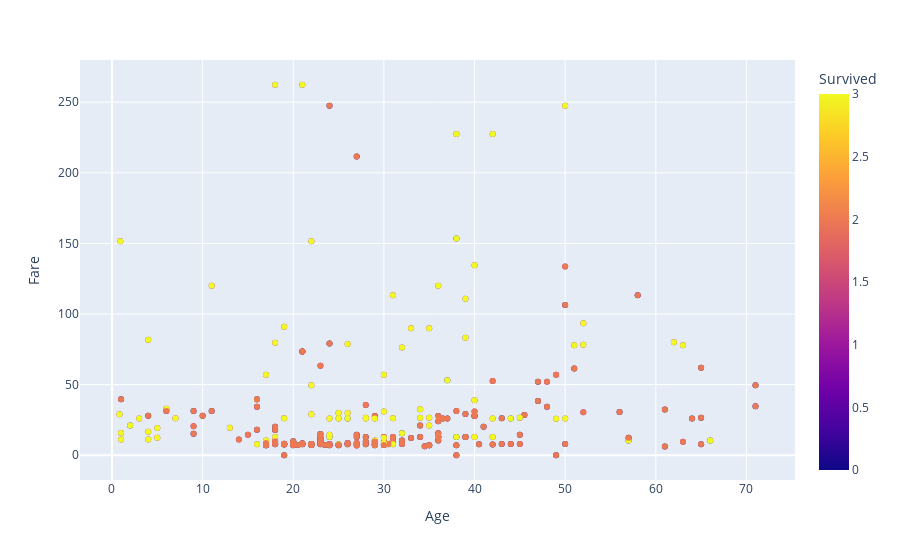

Notebook code cell kept with this figure:
### Code cell
# Je remets le graphe précédent
fig = px.scatter(df_graph, x="Age", y="Fare", color="Survived")
fig.show()

### Figure 1 — Plotly figure (JSON) as saved in the notebook; plotly's stock layout.template omitted (floating-point values rounded to 4 significant figures; data arrays with more than 128 entries replaced by an {"elided": "..."} marker saying what was removed)
{"data": [{"hovertemplate": "Age=%{x}<br>Fare=%{y}<br>Survived=%{marker.color}<extra></extra>", "legendgroup": "", "marker": {"color": {"elided": "590 int values"}, "coloraxis": "coloraxis", "symbol": "circle"}, "mode": "markers", "name": "", "orientation": "v", "showlegend": false, "type": "scatter", "x": {"elided": "590 float values"}, "xaxis": "x", "y": {"elided": "590 float values"}, "yaxis": "y"}], "layout": {"coloraxis": {"colorbar": {"title": {"text": "Survived"}}, "colorscale": [[0, "#0d0887"], [0.1111, "#46039f"], [0.2222, "#7201a8"], [0.3333, "#9c179e"], [0.4444, "#bd3786"], [0.5556, "#d8576b"], [0.6667, "#ed7953"], [0.7778, "#fb9f3a"], [0.8889, "#fdca26"], [1, "#f0f921"]]}, "legend": {"tracegroupgap": 0}, "margin": {"t": 60}, "xaxis": {"anchor": "y", "domain": [0, 1], "title": {"text": "Age"}}, "yaxis": {"anchor": "x", "domain": [0, 1], "title": {"text": "Fare"}}}}
